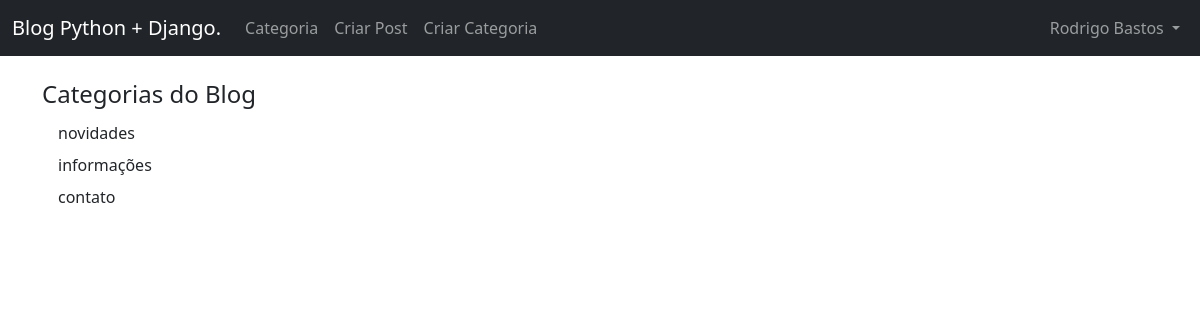
Page /category-list/ (signed in) on the earlier database version.
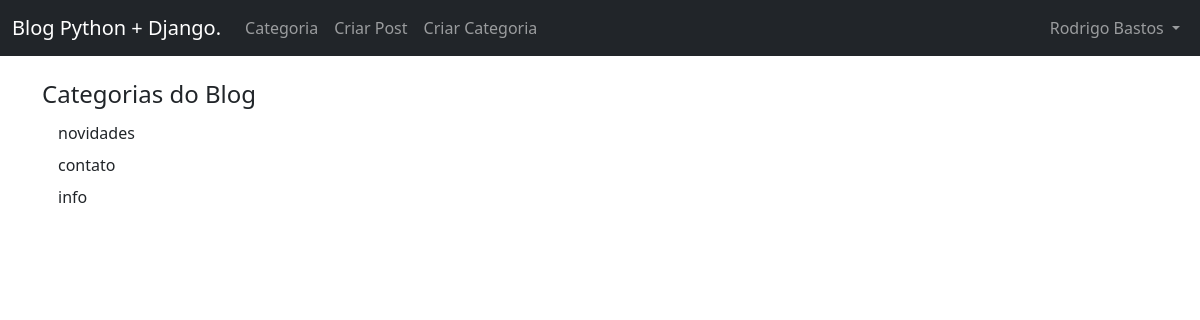
Same page on the later database version.
### MeuBlog/models.py (models this page shows, shortened)
class Category(models.Model):
    name = models.CharField(max_length=255)
    def __str__(self):
        return self.name

### MeuBlog/views.py (the view)
# urls.py: path('category-list/', CategoryListView, name='category-list'),
def CategoryListView(request):
    cat_menu_list = Category.objects.all()
    return render(request, 'category_list.html', {'cat_menu_list':cat_menu_list})

### MeuBlog/templates/category_list.html (shortened to what this page needs)
{% extends 'base.html' %}
{% block content %}
    <h4>Categorias do Blog</h4>
        {% for item in cat_menu_list %}
            <a class="dropdown-item" href="{% url 'category' item|slugify %}"> {{ item }}</a>
        {% endfor %}
{% endblock %}

Differences in the rows shown:
removed Category: name "informações"
added Category: name "info"
